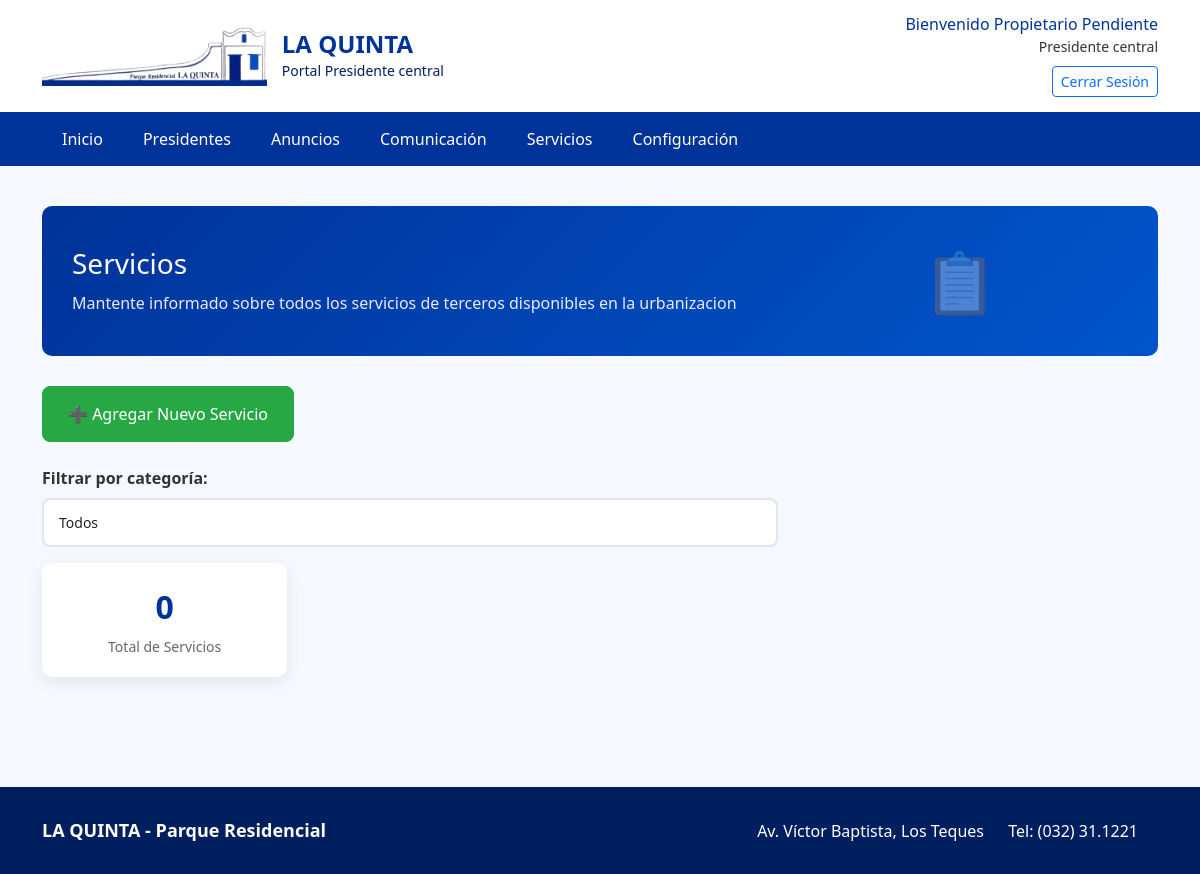
The app's page /Vista/p_central/P_servicios.php (signed in), older data.
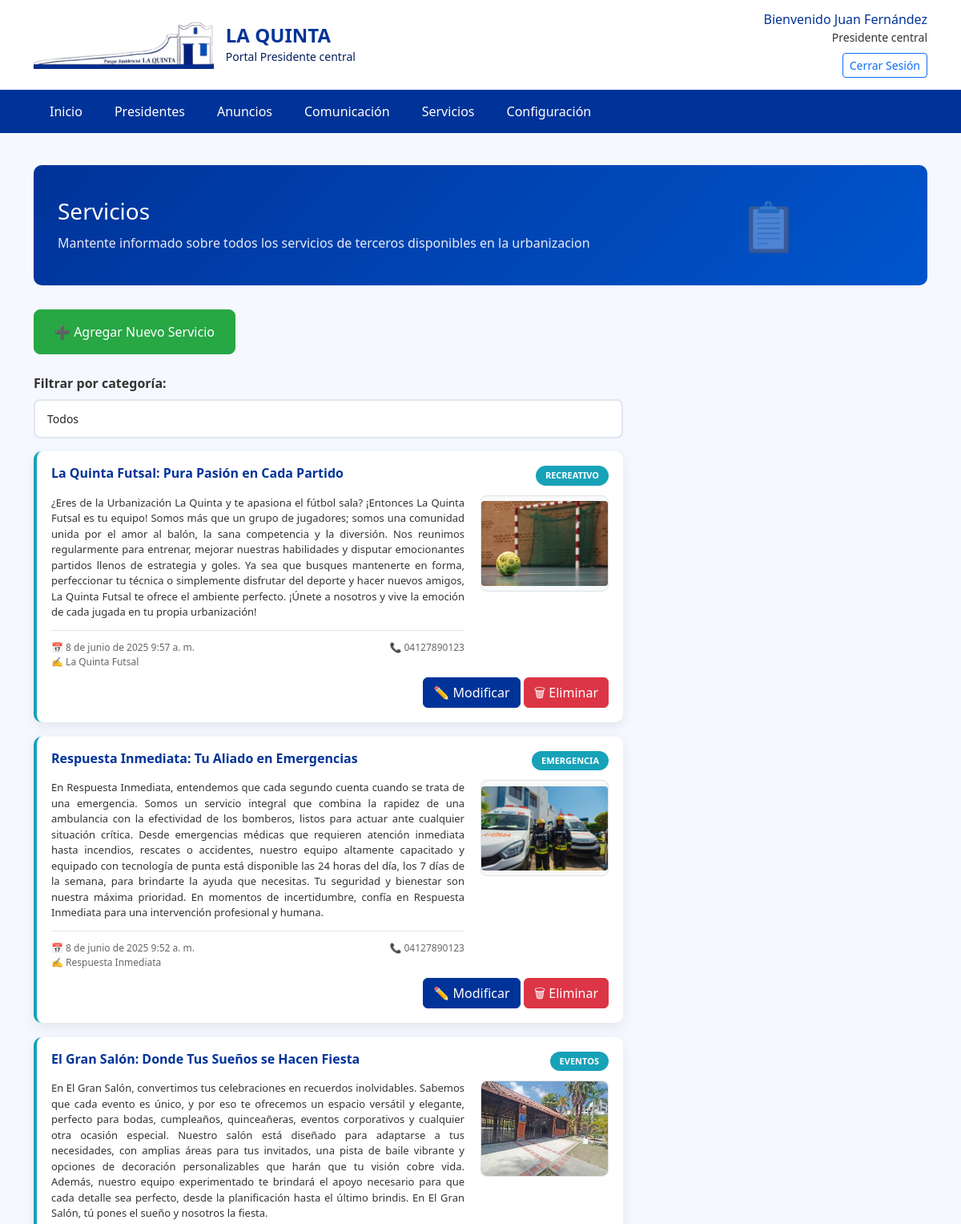
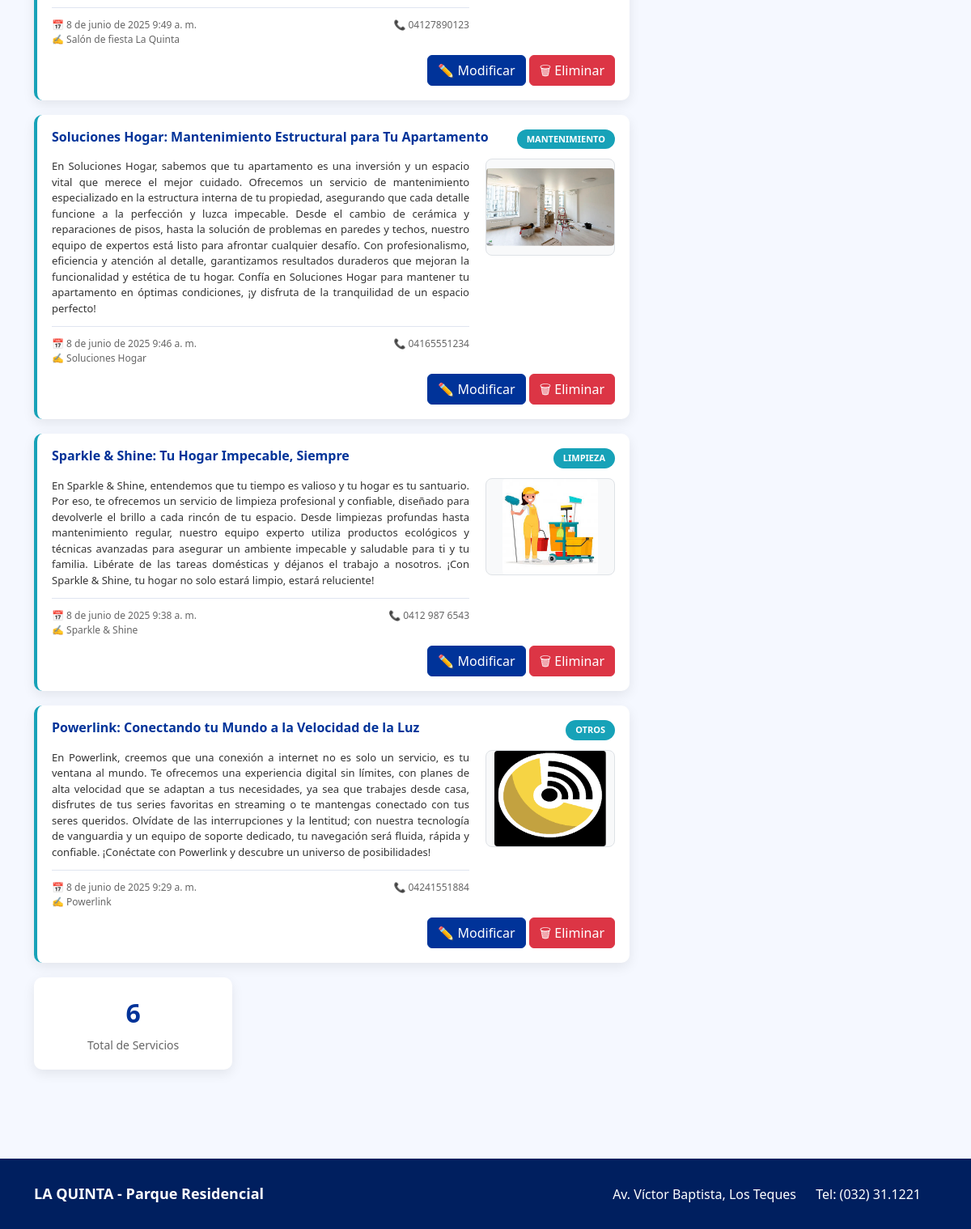
The same page, newer data (2 pictures, top to bottom).
### tables this page shows
CREATE TABLE `servicios` (
  `Id` int(11) NOT NULL,
  `Nombre` varchar(255) NOT NULL,
  `Descripcion` text NOT NULL,
  `Proveedor` varchar(150) NOT NULL,
  `Categoria` varchar(100) NOT NULL,
  `Contacto` varchar(255) NOT NULL,
  `Fecha` datetime NOT NULL,
  `Imagen` varchar(255) DEFAULT NULL
);

### Controlador/funciones/contarservicios.php (called while the page is built)
<?php
function contarServicios($conexion) {
    $sql = "SELECT COUNT(*) as total FROM servicios";
    $resultado = $conexion->query($sql);
    if ($resultado) {
        $fila = $resultado->fetch_assoc();
        return (int)$fila['total'];
    }
    return 0;
}
?>

### Controlador/funciones/Mostrarfecha.php (called while the page is built, shortened)
<?php
function formatearFechaHoraLegible(string $fecha_hora): string
{
    $meses_espanol = [
        'January'   => 'enero',
        'February'  => 'febrero',
        'March'     => 'marzo',
        'April'     => 'abril',
        'May'       => 'mayo',
        'June'      => 'junio',
        'July'      => 'julio',
        'August'    => 'agosto',
        'September' => 'septiembre',
        'October'   => 'octubre',
        'November'  => 'noviembre',
        'December'  => 'diciembre'
    ];
    try {
        $fecha_obj = new DateTime($fecha_hora);
        $dia         = $fecha_obj->format('j');
        $mes_ingles  = $fecha_obj->format('F');
        $mes_espanol = $meses_espanol[$mes_ingles] ?? $mes_ingles;
        $año         = $fecha_obj->format('Y');
        $hora        = $fecha_obj->format('g:i');
        $ampm        = strtolower($fecha_obj->format('A')) === 'am' ? 'a. m.' : 'p. m.';
        $fecha_formateada = "$dia de $mes_espanol de $año $hora $ampm";
        return $fecha_formateada;
    } catch (Exception $e) {
        error_log("Error al formatear fecha y hora: " . $e->getMessage());
        return "Fecha y hora inválida";
    }
}

### Controlador/funciones/mostrarservicios.php (the view, shortened to what the changed rows need)
<?php
$conexion = new mysqli("localhost","root","","urbanizacion","3306");
$conexion ->set_charset("utf8");
$query = "SELECT Id, Nombre, Descripcion, Proveedor,Contacto, Categoria, Imagen, Fecha
           FROM servicios
           ORDER BY Fecha DESC";
$stmt = $conexion->prepare($query);
$stmt->execute();
$result = $stmt->get_result();
include 'Mostrarfecha.php';
while ($row = $result->fetch_assoc()) {
   echo '<div class="announcement-card" data-categoria="' . htmlspecialchars($row['Categoria']) . '" id="servicio-' . $row['Id'] . '">';
    echo '<div class="announcement-header">';
        echo '<h3 class="announcement-title">' . htmlspecialchars($row['Nombre']) . '</h3>';
        echo '<span class="announcement-badge">' . htmlspecialchars($row['Categoria']) . '</span>';
    echo '</div>';
    echo '<div class="announcement-body">';
        echo '<div class="announcement-text">';
            echo '<div class="announcement-content">' . nl2br(htmlspecialchars($row['Descripcion'])) . '</div>';
            echo '<div class="announcement-meta">';
                echo '<div class="meta-row">';
                    echo '<span class="announcement-date">📅 ' . $fechahora =formatearFechaHoraLegible($row['Fecha']) . '</span>';
                    echo '<span class="announcement-author">✍️ ' . htmlspecialchars($row['Proveedor']) . '</span>';
                echo '</div>';
                echo '<div class="meta-row">';
                    echo '<span class="announcement-contact">📞 ' . htmlspecialchars($row['Contacto']) . '</span>';
                echo '</div>';
            echo '</div>';
        echo '</div>';
        if (!empty($row['Imagen'])) {
            echo '<div class="announcement-image">';
                echo '<img src="' . htmlspecialchars($row['Imagen']) . '" alt="Imagen del servicio">';
            echo '</div>';
        }
    echo '</div>';
    echo '<div style="text-align: right; margin-top: 10px;">';
        echo '<button class="btn btn-danger btn-azul" onclick="modificarservicio(' . $row['Id'] . ')">✏️ Modificar</button> ';
        echo '<button class="btn btn-danger" onclick="eliminarservicio(' . $row['Id'] . ')">🗑 Eliminar</button>';
    echo '</div>';
    echo '</div>';
}
?>

### Vista/p_central/P_servicios.php (shortened to what the changed rows need)
<!DOCTYPE html>
<html lang="es">
<head>
    <link href="https://cdnjs.cloudflare.com/ajax/libs/bootstrap/5.3.0/css/bootstrap.min.css" rel="stylesheet">
    <link rel="stylesheet" href="../css/P_anuncios.css">
</head>
<body>
    <header class="main-header">
        <div class="container">
            <div class="row align-items-center d-none d-md-flex">
                <div class="col-md-6">
                    <div class="logo-section">
                        <div class="logo-text">
                            <h1>LA QUINTA</h1>
                        </div>
                    </div>
                </div>
                <div class="col-md-6">
                    <div class="user-info">
                        <h5>Bienvenido <?php   echo $_SESSION['nombre_completo']; ?> </h5>
                        <small>Presidente central</small>
                        <div class="mt-2">
                            <a href="../../Controlador/funciones/logout.php" class="btn btn-outline-primary btn-sm">
                            </a>
                        </div>
                    </div>
                </div>
            </div>
        </div>
    </header>
    <main class="main-content">
        <div class="container">
            <div class="page-header">
                <div class="row align-items-center">
                    <div class="col-md-8">
                        <h2>Servicios </h2>
                    </div>
                </div>
            </div>
            <div class="row">
                <div class="col-lg-8">
                    <div id="announcementsList">
                    <?php  include '../../Controlador/funciones/mostrarservicios.php';  ?>
                <div class="col-lg-4">
                    <div class="stats-card">
                        <div class="stat-number" id="totalAnnouncements"><?php    include '../../Controlador/funciones/contarservicios.php';
                        include '../../Controlador/conexion_bd_login.php';
                        $servicios = contarServicios($conexion);
                        echo $servicios;
                        ?></div>
                        <div class="stat-label">Total de Servicios</div>
                    </div>
            </div>
        </div>
    </main>
</body>
</html>

Row changes from the older to the newer data that the page shows:
added servicios: Nombre "La Quinta Futsal: Pura Pasión en Cada Partido", Categoria "RECREATIVO", Descripcion "¿Eres de la Urbanización La Quinta y te apasiona el fútbol sala? ¡Entonces La Quinta Futsal es tu equipo! Somos más que un grupo de jugadores; somos una comunidad unida por el amor al balón, la sana competencia y la diversión. Nos reunimos regularmente para entrenar, mejorar nuestras habilidades y disputar emocionantes partidos llenos de estrategia y goles. Ya sea que busques mantenerte en forma, perfeccionar tu técnica o simplemente disfrutar del deporte y hacer nuevos amigos, La Quinta Futsal te ofrece el ambiente perfecto. ¡Únete a nosotros y vive la emoción de cada jugada en tu propia urbanización!", Fecha "8 de junio de 2025 9:57 a. m.", Proveedor "La Quinta Futsal", Contacto "04127890123", Imagen (picture)
added servicios: Nombre "Respuesta Inmediata: Tu Aliado en Emergencias", Categoria "EMERGENCIA", Descripcion "En Respuesta Inmediata, entendemos que cada segundo cuenta cuando se trata de una emergencia. Somos un servicio integral que combina la rapidez de una ambulancia con la efectividad de los bomberos, listos para actuar ante cualquier situación crítica. Desde emergencias médicas que requieren atención inmediata hasta incendios, rescates o accidentes, nuestro equipo altamente capacitado y equipado con tecnología de punta está disponible las 24 horas del día, los 7 días de la semana, para brindarte la ayuda que necesitas. Tu seguridad y bienestar son nuestra máxima prioridad. En momentos de incertidumbre, confía en Respuesta Inmediata para una intervención profesional y humana.", Fecha "8 de junio de 2025 9:52 a. m.", Proveedor "Respuesta Inmediata", Contacto "04127890123", Imagen (picture)
added servicios: Nombre "El Gran Salón: Donde Tus Sueños se Hacen Fiesta", Categoria "EVENTOS", Descripcion "En El Gran Salón, convertimos tus celebraciones en recuerdos inolvidables. Sabemos que cada evento es único, y por eso te ofrecemos un espacio versátil y elegante, perfecto para bodas, cumpleaños, quinceañeras, eventos corporativos y cualquier otra ocasión especial. Nuestro salón está diseñado para adaptarse a tus necesidades, con amplias áreas para tus invitados, una pista de baile vibrante y opciones de decoración personalizables que harán que tu visión cobre vida. Además, nuestro equipo experimentado te brindará el apoyo necesario para que cada detalle sea perfecto, desde la planificación hasta el último brindis. En El Gran Salón, tú pones el sueño y nosotros la fiesta.", Fecha "8 de junio de 2025 9:49 a. m.", Proveedor "Salón de fiesta La Quinta", Contacto "04127890123", Imagen (picture)
added servicios: Nombre "Soluciones Hogar: Mantenimiento Estructural para Tu Apartamento", Categoria "MANTENIMIENTO", Descripcion "En Soluciones Hogar, sabemos que tu apartamento es una inversión y un espacio vital que merece el mejor cuidado. Ofrecemos un servicio de mantenimiento especializado en la estructura interna de tu propiedad, asegurando que cada detalle funcione a la perfección y luzca impecable. Desde el cambio de cerámica y reparaciones de pisos, hasta la solución de problemas en paredes y techos, nuestro equipo de expertos está listo para afrontar cualquier desafío. Con profesionalismo, eficiencia y atención al detalle, garantizamos resultados duraderos que mejoran la funcionalidad y estética de tu hogar. Confía en Soluciones Hogar para mantener tu apartamento en óptimas condiciones, ¡y disfruta de la…", Fecha "8 de junio de 2025 9:46 a. m.", Proveedor "Soluciones Hogar", Contacto "04165551234", Imagen (picture)
added servicios: Nombre "Sparkle & Shine: Tu Hogar Impecable, Siempre", Categoria "LIMPIEZA", Descripcion "En Sparkle & Shine, entendemos que tu tiempo es valioso y tu hogar es tu santuario. Por eso, te ofrecemos un servicio de limpieza profesional y confiable, diseñado para devolverle el brillo a cada rincón de tu espacio. Desde limpiezas profundas hasta mantenimiento regular, nuestro equipo experto utiliza productos ecológicos y técnicas avanzadas para asegurar un ambiente impecable y saludable para ti y tu familia. Libérate de las tareas domésticas y déjanos el trabajo a nosotros. ¡Con Sparkle & Shine, tu hogar no solo estará limpio, estará reluciente!", Fecha "8 de junio de 2025 9:38 a. m.", Proveedor "Sparkle & Shine", Contacto "0412 987 6543", Imagen (picture)
added servicios: Nombre "Powerlink: Conectando tu Mundo a la Velocidad de la Luz", Categoria "OTROS", Descripcion "En Powerlink, creemos que una conexión a internet no es solo un servicio, es tu ventana al mundo. Te ofrecemos una experiencia digital sin límites, con planes de alta velocidad que se adaptan a tus necesidades, ya sea que trabajes desde casa, disfrutes de tus series favoritas en streaming o te mantengas conectado con tus seres queridos. Olvídate de las interrupciones y la lentitud; con nuestra tecnología de vanguardia y un equipo de soporte dedicado, tu navegación será fluida, rápida y confiable. ¡Conéctate con Powerlink y descubre un universo de posibilidades!", Fecha "8 de junio de 2025 9:29 a. m.", Proveedor "Powerlink", Contacto "04241551884", Imagen (picture)
Text that changed along with them:
$_SESSION['nombre_completo']: "Propietario Pendiente" → "Juan Fernández"
$servicios: "0" → "6"
